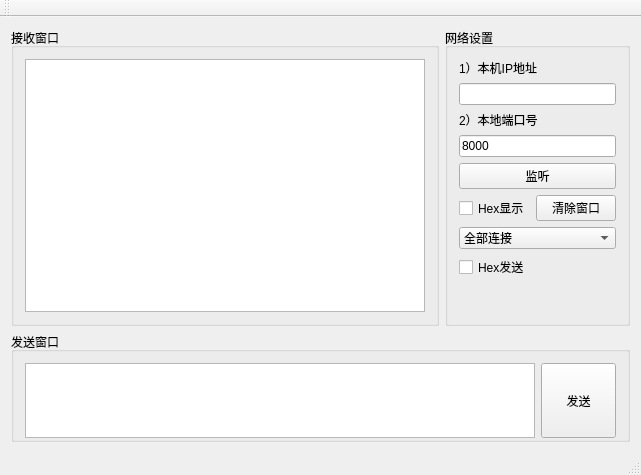
<?xml version="1.0" encoding="UTF-8"?>
<ui version="4.0">
 <class>MyTcpServer</class>
 <widget class="QMainWindow" name="MyTcpServer">
  <property name="geometry">
   <rect>
    <x>0</x>
    <y>0</y>
    <width>628</width>
    <height>475</height>
   </rect>
  </property>
  <property name="windowTitle">
   <string>MyTcpServer</string>
  </property>
  <widget class="QWidget" name="centralWidget">
   <layout class="QVBoxLayout" name="verticalLayout_4">
    <item>
     <layout class="QHBoxLayout" name="horizontalLayout_4">
      <item>
       <widget class="QGroupBox" name="groupBox">
        <property name="title">
         <string>接收窗口</string>
        </property>
        <layout class="QHBoxLayout" name="horizontalLayout_2">
         <item>
          <widget class="QTextEdit" name="edtRecv">
           <property name="minimumSize">
            <size>
             <width>400</width>
             <height>250</height>
            </size>
           </property>
           <property name="readOnly">
            <bool>true</bool>
           </property>
          </widget>
         </item>
        </layout>
       </widget>
      </item>
      <item>
       <widget class="QGroupBox" name="groupBox_3">
        <property name="sizePolicy">
         <sizepolicy hsizetype="Fixed" vsizetype="Preferred">
          <horstretch>0</horstretch>
          <verstretch>0</verstretch>
         </sizepolicy>
        </property>
        <property name="title">
         <string>网络设置</string>
        </property>
        <layout class="QVBoxLayout" name="verticalLayout_2">
         <item>
          <layout class="QVBoxLayout" name="verticalLayout">
           <item>
            <widget class="QLabel" name="label">
             <property name="text">
              <string>1）本机IP地址</string>
             </property>
            </widget>
           </item>
           <item>
            <widget class="QLineEdit" name="edtIP">
             <property name="text">
              <string/>
             </property>
            </widget>
           </item>
           <item>
            <widget class="QLabel" name="label_2">
             <property name="text">
              <string>2）本地端口号</string>
             </property>
            </widget>
           </item>
           <item>
            <widget class="QLineEdit" name="edtPort">
             <property name="text">
              <string>8000</string>
             </property>
            </widget>
           </item>
           <item>
            <widget class="QPushButton" name="btnConnect">
             <property name="text">
              <string>监听</string>
             </property>
            </widget>
           </item>
           <item>
            <layout class="QHBoxLayout" name="horizontalLayout">
             <item>
              <widget class="QCheckBox" name="ckbHexShow">
               <property name="text">
                <string>Hex显示</string>
               </property>
              </widget>
             </item>
             <item>
              <widget class="QPushButton" name="btnClear">
               <property name="text">
                <string>清除窗口</string>
               </property>
              </widget>
             </item>
            </layout>
           </item>
           <item>
            <widget class="QComboBox" name="cbxConnection">
             <item>
              <property name="text">
               <string>全部连接</string>
              </property>
             </item>
            </widget>
           </item>
           <item>
            <widget class="QCheckBox" name="ckbHexSend">
             <property name="text">
              <string>Hex发送</string>
             </property>
            </widget>
           </item>
           <item>
            <spacer name="verticalSpacer">
             <property name="orientation">
              <enum>Qt::Vertical</enum>
             </property>
             <property name="sizeHint" stdset="0">
              <size>
               <width>20</width>
               <height>40</height>
              </size>
             </property>
            </spacer>
           </item>
          </layout>
         </item>
        </layout>
       </widget>
      </item>
     </layout>
    </item>
    <item>
     <widget class="QGroupBox" name="groupBox_2">
      <property name="sizePolicy">
       <sizepolicy hsizetype="Expanding" vsizetype="Preferred">
        <horstretch>0</horstretch>
        <verstretch>0</verstretch>
       </sizepolicy>
      </property>
      <property name="minimumSize">
       <size>
        <width>610</width>
        <height>110</height>
       </size>
      </property>
      <property name="maximumSize">
       <size>
        <width>16777215</width>
        <height>110</height>
       </size>
      </property>
      <property name="title">
       <string>发送窗口</string>
      </property>
      <layout class="QVBoxLayout" name="verticalLayout_3">
       <item>
        <layout class="QHBoxLayout" name="horizontalLayout_3">
         <item>
          <widget class="QTextEdit" name="edtSend">
           <property name="sizePolicy">
            <sizepolicy hsizetype="Expanding" vsizetype="Expanding">
             <horstretch>0</horstretch>
             <verstretch>0</verstretch>
            </sizepolicy>
           </property>
           <property name="minimumSize">
            <size>
             <width>500</width>
             <height>75</height>
            </size>
           </property>
           <property name="maximumSize">
            <size>
             <width>16777215</width>
             <height>75</height>
            </size>
           </property>
          </widget>
         </item>
         <item>
          <widget class="QPushButton" name="btnSend">
           <property name="sizePolicy">
            <sizepolicy hsizetype="Fixed" vsizetype="Fixed">
             <horstretch>0</horstretch>
             <verstretch>0</verstretch>
            </sizepolicy>
           </property>
           <property name="minimumSize">
            <size>
             <width>75</width>
             <height>75</height>
            </size>
           </property>
           <property name="maximumSize">
            <size>
             <width>75</width>
             <height>75</height>
            </size>
           </property>
           <property name="text">
            <string>发送</string>
           </property>
          </widget>
         </item>
        </layout>
       </item>
      </layout>
     </widget>
    </item>
   </layout>
  </widget>
  <widget class="QMenuBar" name="menuBar">
   <property name="geometry">
    <rect>
     <x>0</x>
     <y>0</y>
     <width>628</width>
     <height>23</height>
    </rect>
   </property>
  </widget>
  <widget class="QToolBar" name="mainToolBar">
   <attribute name="toolBarArea">
    <enum>TopToolBarArea</enum>
   </attribute>
   <attribute name="toolBarBreak">
    <bool>false</bool>
   </attribute>
  </widget>
  <widget class="QStatusBar" name="statusBar"/>
 </widget>
 <layoutdefault spacing="6" margin="11"/>
 <resources/>
 <connections/>
</ui>
